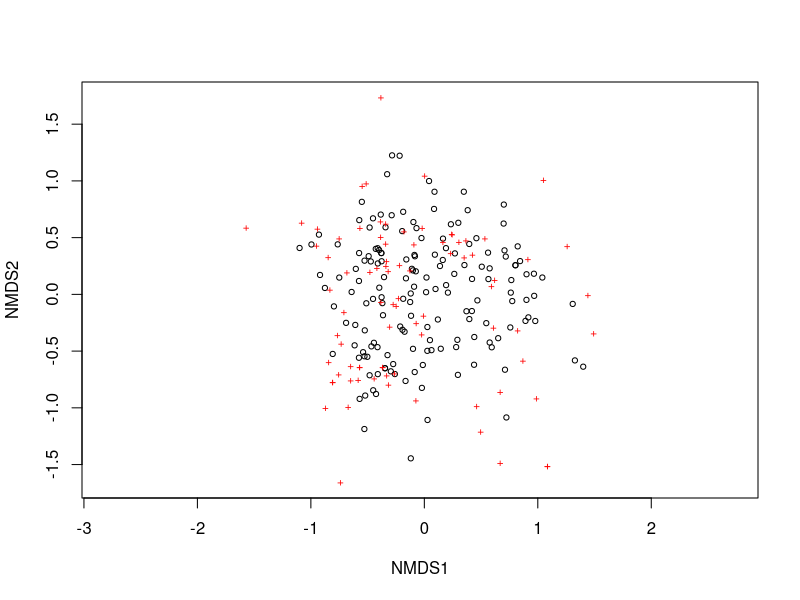
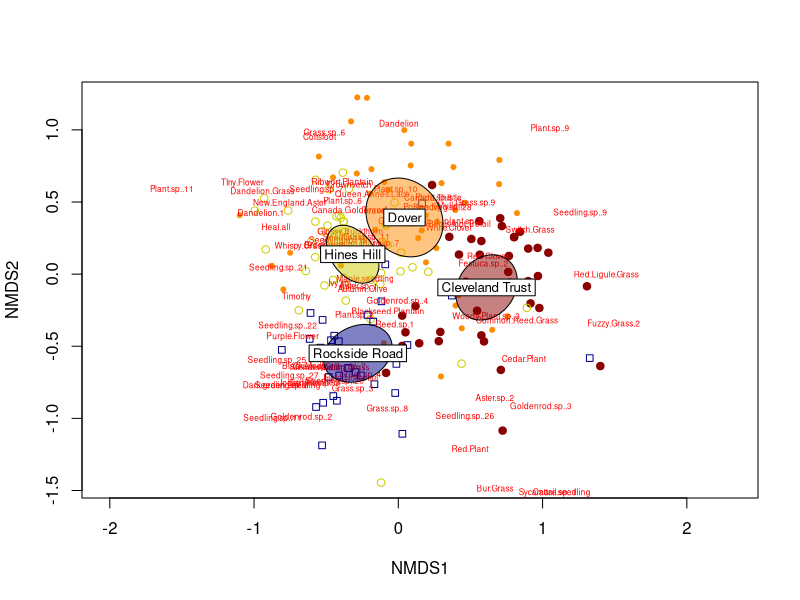

Write R code to recreate these figures, in order.
#begin analysis with Ruggles data

ruggles<-read.csv(file="data/Ruggles_18_survey.csv", stringsAsFactors = T, na.strings=NA)

str(ruggles)
summary(ruggles)

library(vegan)
library(lubridate)

#snip data into plant com matrix and context data frames
ruggles.matrix<-ruggles[,7:90]
ruggles.env<-ruggles[,1:6]

#nmds time

ruggles.ord<-metaMDS(ruggles.matrix, distance='bray') #bray curtis distence on presence-absence is Sørensen distance
ruggles.ord

plot(ruggles.ord)


plot(ruggles.ord, disp='sites', type="n")
points(ruggles.ord, display="sites", select=which(ruggles$Location=="Cleveland Trust"), pch=19, col="darkred")
points(ruggles.ord, display="sites", select=which(ruggles$Location=="Dover"), pch=20, col="darkorange")
points(ruggles.ord, display="sites", select=which(ruggles$Location=="Hines Hill"), pch=21, col="yellow3")
points(ruggles.ord, display="sites", select=which(ruggles$Location=="Rockside Road"), pch=22, col="darkblue")

text(ruggles.ord, display="species", col="red", pch=1, cex=0.5)
ordiellipse(ruggles.ord, ruggles$Location, draw="polygon", col=c("darkred", "darkorange", "yellow3", "darkblue"), kind="se", 
            conf=0.999, label=TRUE)


##################Putting this here because we'll need to adapt it to make a nicer figure down the line, 
# but not going to adapt it till I know what we want to facet on

# #ok let's make this all prettier with a GGplot  figure
# library(ggplot2)
# 
# #install.packages("remotes")
# #remotes::install_github("jfq3/ggordiplots")
# library(ggordiplots)
# 
# #pull out the objects we need
# 
# landscape.centroids<-as.data.frame(scores(landscape.ord, "species"))
# landscape.centroids$landuse <- rownames(landscape.centroids)
# 
# 
# fudgexl<-c(0.1, -0.04, 0.15, 0.16)#jitter the vector labels a bit
# fudgeyl<-c(-0.04, -0.09, 0.075, 0.03)
# 
# landnmds<-gg_ordiplot(landscape.ord, groups= LULC.raw.wide$Year, kind="se", conf=0.99, pt.size=-1, plot=F)
# 
# gglandnmds<-landnmds$plot+  
#   geom_point(data=landnmds$df_ord, aes(x=x,y=y, color=Group, shape=Group))+
#   scale_colour_manual(values=c("1938" = "darkred", "1970" = "darkorange", "1992"= "yellow3", "2016"="darkgreen"), 
#                       labels=c("1938", "1970", "1992", "2016"), title("Year"))+
#   scale_fill_manual(values=c("1938" = "darkred", "1970" = "darkorange", "1992"= "yellow3", "2016"="darkgreen"), 
#                     labels=c("1938", "1970", "1992", "2016"), title("Year"))+
#   scale_shape_manual(values=c("1938" = 1, "1970" = 2, "1992"= 3, "2016"=4), 
#                      labels=c("1938", "1970", "1992", "2016"), title("Year"))+
#   geom_polygon(data = landnmds$df_ellipse, aes(x = x, y = y,  fill=Group), show.legend = FALSE, color="black", alpha =0.25)+
#   geom_label(data = landnmds$df_mean.ord, aes(x = x+fudgexl, y = y+fudgeyl, label = Group, color = Group), 
#              show.legend = FALSE, fill="white", color="black", alpha=0.9)+
#   geom_path(data = landnmds$df_mean.ord, aes(x = x, y = y), 
#             show.legend = FALSE, color="black")+
#   geom_point(data = landnmds$df_mean.ord, aes(x = x, y = y), 
#              show.legend = FALSE, color="black", pch=16)+
#   geom_label(data = landscape.centroids, aes(x = NMDS1, y = NMDS2, label = landuse), 
#              show.legend = FALSE, color="black", size=3, alpha=0.1, label.size = NA)+
#   theme_classic()+
#   #theme(aspect.ratio = 0.9)+
#   labs(x="NMDS1", y="NMDS2")
# 
# gglandnmds
# gglandnmds.noleg<-gglandnmds+theme(legend.position ="none")

